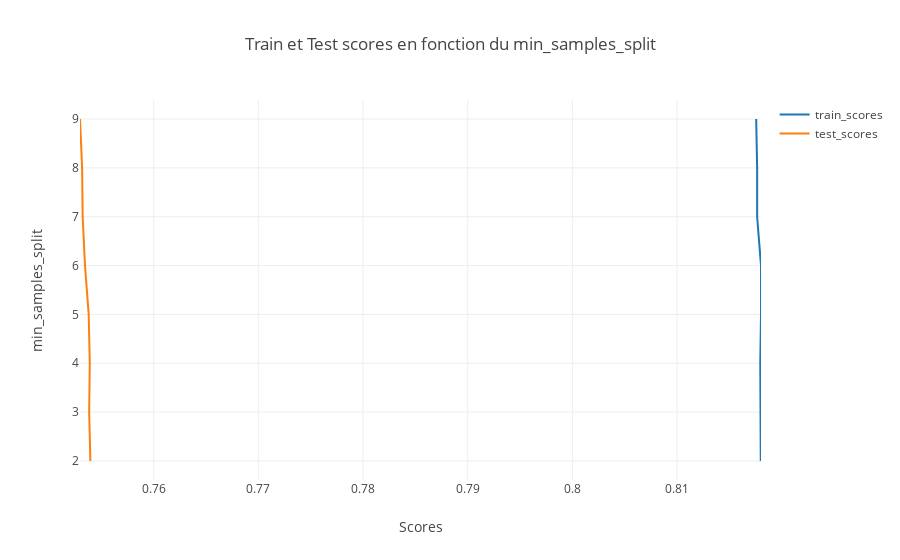

The cell this chart's notebook holds for it:
### Code cell
min_samples_splits =[]
train_scores =[]
test_scores=[]

for n in np.arange(2, 10, 1):
    params = {'n_estimators': 200, 'max_depth': 4, 'min_samples_split': n,
              'learning_rate': 0.01, 'loss': 'ls'}

    reg = ensemble.GradientBoostingRegressor(**params)

    reg.fit(X_train, y_train.price.values)

    train_score = reg.score(X_train, y_train.price.values)
    test_score = reg.score(X_test, y_test.price.values)
    min_samples_splits.append(n)
    train_scores.append(train_score)        
    test_scores.append(test_score)    
    
plot_optimisation(train_scores, test_scores, min_samples_splits, 'min_samples_split')

### Figure 1 — Plotly figure (JSON) as saved in the notebook; plotly's stock layout.template omitted (floating-point values rounded to 4 significant figures)
{"data": [{"mode": "lines", "name": "train_scores", "type": "scatter", "uid": "f79fb384-d480-4009-9e27-e68d680e6eb4", "x": [0.818, 0.818, 0.818, 0.818, 0.818, 0.8177, 0.8177, 0.8176], "y": [2, 3, 4, 5, 6, 7, 8, 9]}, {"mode": "lines", "name": "test_scores", "type": "scatter", "uid": "dcc09aa7-3e7f-4335-82e1-db112db30f9d", "x": [0.754, 0.7538, 0.7539, 0.7538, 0.7534, 0.7532, 0.7532, 0.753], "y": [2, 3, 4, 5, 6, 7, 8, 9]}], "layout": {"showlegend": true, "title": "Train et Test scores en fonction du min_samples_split", "xaxis": {"title": "Scores"}, "yaxis": {"title": "min_samples_split"}}}
